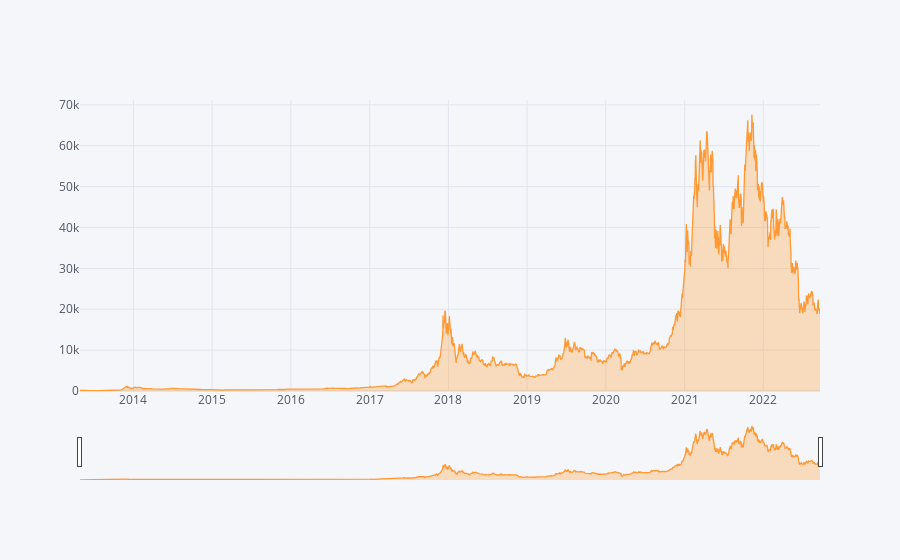

The notebook cell this image was saved under:
### Code cell
# df.iplot(rangeslider = True, fill=True, logy=True)
df.iplot(rangeslider = True, fill=True)

### Figure 1 — Plotly figure (JSON) as saved in the notebook; plotly's stock layout.template omitted (floating-point values rounded to 4 significant figures; data arrays with more than 128 entries replaced by an {"elided": "..."} marker saying what was removed)
{"data": [{"fill": "tozeroy", "fillcolor": "rgba(255, 153, 51, 0.3)", "line": {"color": "rgba(255, 153, 51, 1.0)", "dash": "solid", "shape": "linear", "width": 1.3}, "mode": "lines", "name": "price", "text": "", "type": "scatter", "x": {"elided": "3434 str values"}, "y": {"elided": "3434 float values"}}], "layout": {"legend": {"bgcolor": "#F5F6F9", "font": {"color": "#4D5663"}}, "paper_bgcolor": "#F5F6F9", "plot_bgcolor": "#F5F6F9", "title": {"font": {"color": "#4D5663"}}, "xaxis": {"gridcolor": "#E1E5ED", "rangeslider": {"visible": true}, "showgrid": true, "tickfont": {"color": "#4D5663"}, "title": {"font": {"color": "#4D5663"}, "text": ""}, "zerolinecolor": "#E1E5ED"}, "yaxis": {"gridcolor": "#E1E5ED", "showgrid": true, "tickfont": {"color": "#4D5663"}, "title": {"font": {"color": "#4D5663"}, "text": ""}, "zerolinecolor": "#E1E5ED"}}}
